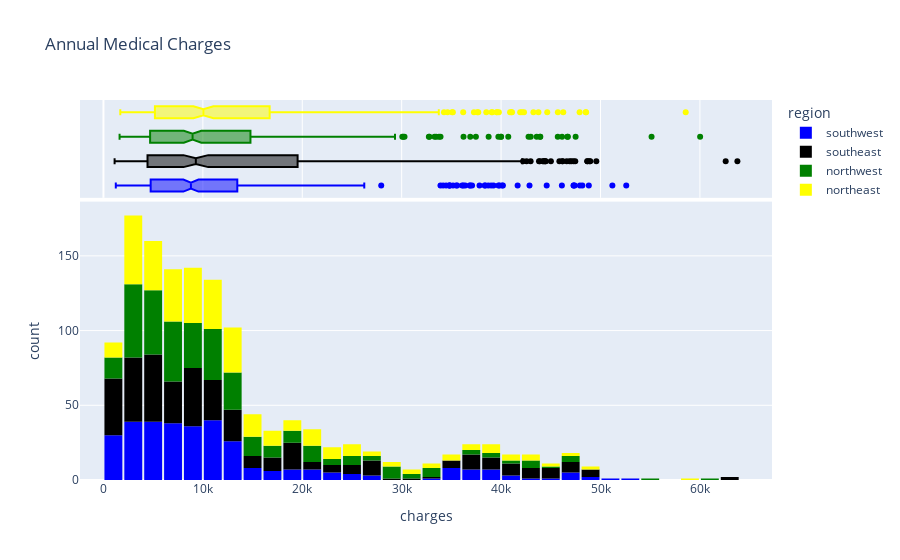

Notebook code cell kept with this figure:
### Markdown cell above
### Charges based on Sex

Let's look at the distribution of medical charges in connection with region, using a histogram and box plot.

### Code cell
fig = px.histogram(medical_df, 
                   x='charges', 
                   marginal='box', 
                   color='region', 
                   color_discrete_sequence=['blue', 'black', 'green','yellow'], 
                   title='Annual Medical Charges')
fig.update_layout(bargap=0.1)
fig.show()

### Figure 1 — Plotly figure (JSON) as saved in the notebook; plotly's stock layout.template omitted (floating-point values rounded to 4 significant figures; data arrays with more than 128 entries replaced by an {"elided": "..."} marker saying what was removed)
{"data": [{"alignmentgroup": "True", "bingroup": "x", "hovertemplate": "region=southwest<br>charges=%{x}<br>count=%{y}<extra></extra>", "legendgroup": "southwest", "marker": {"color": "blue", "pattern": {"shape": ""}}, "name": "southwest", "offsetgroup": "southwest", "orientation": "v", "showlegend": true, "type": "histogram", "x": {"elided": "325 float values"}, "xaxis": "x", "yaxis": "y"}, {"alignmentgroup": "True", "hovertemplate": "region=southwest<br>charges=%{x}<extra></extra>", "legendgroup": "southwest", "marker": {"color": "blue"}, "name": "southwest", "notched": true, "offsetgroup": "southwest", "showlegend": false, "type": "box", "x": {"elided": "325 float values"}, "xaxis": "x2", "yaxis": "y2"}, {"alignmentgroup": "True", "bingroup": "x", "hovertemplate": "region=southeast<br>charges=%{x}<br>count=%{y}<extra></extra>", "legendgroup": "southeast", "marker": {"color": "black", "pattern": {"shape": ""}}, "name": "southeast", "offsetgroup": "southeast", "orientation": "v", "showlegend": true, "type": "histogram", "x": {"elided": "364 float values"}, "xaxis": "x", "yaxis": "y"}, {"alignmentgroup": "True", "hovertemplate": "region=southeast<br>charges=%{x}<extra></extra>", "legendgroup": "southeast", "marker": {"color": "black"}, "name": "southeast", "notched": true, "offsetgroup": "southeast", "showlegend": false, "type": "box", "x": {"elided": "364 float values"}, "xaxis": "x2", "yaxis": "y2"}, {"alignmentgroup": "True", "bingroup": "x", "hovertemplate": "region=northwest<br>charges=%{x}<br>count=%{y}<extra></extra>", "legendgroup": "northwest", "marker": {"color": "green", "pattern": {"shape": ""}}, "name": "northwest", "offsetgroup": "northwest", "orientation": "v", "showlegend": true, "type": "histogram", "x": {"elided": "325 float values"}, "xaxis": "x", "yaxis": "y"}, {"alignmentgroup": "True", "hovertemplate": "region=northwest<br>charges=%{x}<extra></extra>", "legendgroup": "northwest", "marker": {"color": "green"}, "name": "northwest", "notched": true, "offsetgroup": "northwest", "showlegend": false, "type": "box", "x": {"elided": "325 float values"}, "xaxis": "x2", "yaxis": "y2"}, {"alignmentgroup": "True", "bingroup": "x", "hovertemplate": "region=northeast<br>charges=%{x}<br>count=%{y}<extra></extra>", "legendgroup": "northeast", "marker": {"color": "yellow", "pattern": {"shape": ""}}, "name": "northeast", "offsetgroup": "northeast", "orientation": "v", "showlegend": true, "type": "histogram", "x": {"elided": "324 float values"}, "xaxis": "x", "yaxis": "y"}, {"alignmentgroup": "True", "hovertemplate": "region=northeast<br>charges=%{x}<extra></extra>", "legendgroup": "northeast", "marker": {"color": "yellow"}, "name": "northeast", "notched": true, "offsetgroup": "northeast", "showlegend": false, "type": "box", "x": {"elided": "324 float values"}, "xaxis": "x2", "yaxis": "y2"}], "layout": {"autosize": true, "bargap": 0.1, "barmode": "relative", "legend": {"title": {"text": "region"}, "tracegroupgap": 0}, "title": {"text": "Annual Medical Charges"}, "xaxis": {"anchor": "y", "autorange": true, "domain": [0, 1], "range": [-2359.0, 67250.0], "title": {"text": "charges"}, "type": "linear"}, "xaxis2": {"anchor": "y2", "autorange": true, "domain": [0, 1], "matches": "x", "range": [-2359.0, 67250.0], "showgrid": true, "showticklabels": false, "type": "linear"}, "yaxis": {"anchor": "x", "autorange": true, "domain": [0, 0.7326], "range": [0, 186.3], "title": {"text": "count"}}, "yaxis2": {"anchor": "x2", "autorange": true, "domain": [0.7426, 1], "matches": "y2", "range": [-0.5, 3.5], "showgrid": false, "showline": false, "showticklabels": false, "ticks": "", "type": "category"}}}
